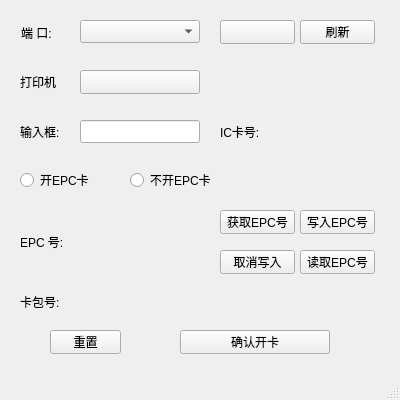
<?xml version="1.0" encoding="UTF-8"?>
<ui version="4.0">
 <class>MainWindow</class>
 <widget class="QMainWindow" name="MainWindow">
  <property name="geometry">
   <rect>
    <x>0</x>
    <y>0</y>
    <width>400</width>
    <height>400</height>
   </rect>
  </property>
  <property name="minimumSize">
   <size>
    <width>400</width>
    <height>400</height>
   </size>
  </property>
  <property name="maximumSize">
   <size>
    <width>400</width>
    <height>400</height>
   </size>
  </property>
  <property name="windowTitle">
   <string>MainWindow</string>
  </property>
  <widget class="QWidget" name="centralwidget">
   <widget class="QLabel" name="label_port_2">
    <property name="geometry">
     <rect>
      <x>20</x>
      <y>230</y>
      <width>50</width>
      <height>24</height>
     </rect>
    </property>
    <property name="text">
     <string>EPC 号:</string>
    </property>
   </widget>
   <widget class="QLabel" name="label_epc_number">
    <property name="geometry">
     <rect>
      <x>80</x>
      <y>230</y>
      <width>120</width>
      <height>24</height>
     </rect>
    </property>
    <property name="text">
     <string/>
    </property>
   </widget>
   <widget class="QPushButton" name="btn_epc_get">
    <property name="geometry">
     <rect>
      <x>220</x>
      <y>210</y>
      <width>75</width>
      <height>24</height>
     </rect>
    </property>
    <property name="text">
     <string>获取EPC号</string>
    </property>
   </widget>
   <widget class="QPushButton" name="btn_epc_write">
    <property name="geometry">
     <rect>
      <x>300</x>
      <y>210</y>
      <width>75</width>
      <height>24</height>
     </rect>
    </property>
    <property name="text">
     <string>写入EPC号</string>
    </property>
   </widget>
   <widget class="QPushButton" name="btn_epc_cancel">
    <property name="geometry">
     <rect>
      <x>220</x>
      <y>250</y>
      <width>75</width>
      <height>24</height>
     </rect>
    </property>
    <property name="text">
     <string>取消写入</string>
    </property>
   </widget>
   <widget class="QPushButton" name="btn_epc_read">
    <property name="geometry">
     <rect>
      <x>300</x>
      <y>250</y>
      <width>75</width>
      <height>24</height>
     </rect>
    </property>
    <property name="text">
     <string>读取EPC号</string>
    </property>
   </widget>
   <widget class="QLabel" name="label_port_4">
    <property name="geometry">
     <rect>
      <x>20</x>
      <y>120</y>
      <width>50</width>
      <height>24</height>
     </rect>
    </property>
    <property name="text">
     <string>输入框:</string>
    </property>
   </widget>
   <widget class="QLineEdit" name="edit_ic">
    <property name="geometry">
     <rect>
      <x>80</x>
      <y>120</y>
      <width>120</width>
      <height>23</height>
     </rect>
    </property>
   </widget>
   <widget class="QLabel" name="label_port_5">
    <property name="geometry">
     <rect>
      <x>220</x>
      <y>120</y>
      <width>50</width>
      <height>24</height>
     </rect>
    </property>
    <property name="text">
     <string>IC卡号:</string>
    </property>
   </widget>
   <widget class="QLabel" name="label_ic_number">
    <property name="geometry">
     <rect>
      <x>280</x>
      <y>120</y>
      <width>92</width>
      <height>24</height>
     </rect>
    </property>
    <property name="text">
     <string/>
    </property>
   </widget>
   <widget class="QPushButton" name="btn_open_card">
    <property name="geometry">
     <rect>
      <x>180</x>
      <y>330</y>
      <width>150</width>
      <height>24</height>
     </rect>
    </property>
    <property name="text">
     <string>确认开卡</string>
    </property>
   </widget>
   <widget class="QPushButton" name="btn_refresh_serial">
    <property name="geometry">
     <rect>
      <x>300</x>
      <y>20</y>
      <width>75</width>
      <height>24</height>
     </rect>
    </property>
    <property name="text">
     <string>刷新</string>
    </property>
   </widget>
   <widget class="QLabel" name="label_port_7">
    <property name="geometry">
     <rect>
      <x>20</x>
      <y>70</y>
      <width>50</width>
      <height>24</height>
     </rect>
    </property>
    <property name="text">
     <string>打印机</string>
    </property>
   </widget>
   <widget class="QPushButton" name="btn_conn_print">
    <property name="geometry">
     <rect>
      <x>80</x>
      <y>70</y>
      <width>120</width>
      <height>24</height>
     </rect>
    </property>
    <property name="text">
     <string/>
    </property>
   </widget>
   <widget class="QLabel" name="label_port">
    <property name="geometry">
     <rect>
      <x>21</x>
      <y>21</y>
      <width>50</width>
      <height>24</height>
     </rect>
    </property>
    <property name="text">
     <string>端 口:</string>
    </property>
   </widget>
   <widget class="QComboBox" name="com_ports">
    <property name="geometry">
     <rect>
      <x>80</x>
      <y>20</y>
      <width>120</width>
      <height>23</height>
     </rect>
    </property>
   </widget>
   <widget class="QPushButton" name="btn_conn_serial">
    <property name="geometry">
     <rect>
      <x>220</x>
      <y>20</y>
      <width>75</width>
      <height>24</height>
     </rect>
    </property>
    <property name="text">
     <string/>
    </property>
   </widget>
   <widget class="QLabel" name="label_port_3">
    <property name="geometry">
     <rect>
      <x>20</x>
      <y>290</y>
      <width>50</width>
      <height>24</height>
     </rect>
    </property>
    <property name="text">
     <string>卡包号:</string>
    </property>
   </widget>
   <widget class="QLabel" name="label_card_bag_number">
    <property name="geometry">
     <rect>
      <x>80</x>
      <y>290</y>
      <width>301</width>
      <height>24</height>
     </rect>
    </property>
    <property name="text">
     <string/>
    </property>
   </widget>
   <widget class="QPushButton" name="btn_reset">
    <property name="geometry">
     <rect>
      <x>50</x>
      <y>330</y>
      <width>71</width>
      <height>24</height>
     </rect>
    </property>
    <property name="text">
     <string>重置</string>
    </property>
   </widget>
   <widget class="QWidget" name="widget" native="true">
    <property name="geometry">
     <rect>
      <x>0</x>
      <y>160</y>
      <width>400</width>
      <height>41</height>
     </rect>
    </property>
    <widget class="QRadioButton" name="enable_epc">
     <property name="enabled">
      <bool>true</bool>
     </property>
     <property name="geometry">
      <rect>
       <x>20</x>
       <y>10</y>
       <width>91</width>
       <height>20</height>
      </rect>
     </property>
     <property name="text">
      <string>开EPC卡</string>
     </property>
     <property name="checkable">
      <bool>true</bool>
     </property>
     <property name="checked">
      <bool>false</bool>
     </property>
     <property name="autoExclusive">
      <bool>true</bool>
     </property>
    </widget>
    <widget class="QRadioButton" name="disable_epc">
     <property name="geometry">
      <rect>
       <x>130</x>
       <y>10</y>
       <width>91</width>
       <height>20</height>
      </rect>
     </property>
     <property name="text">
      <string>不开EPC卡</string>
     </property>
    </widget>
   </widget>
  </widget>
  <widget class="QStatusBar" name="statusbar"/>
 </widget>
 <resources/>
 <connections/>
</ui>
